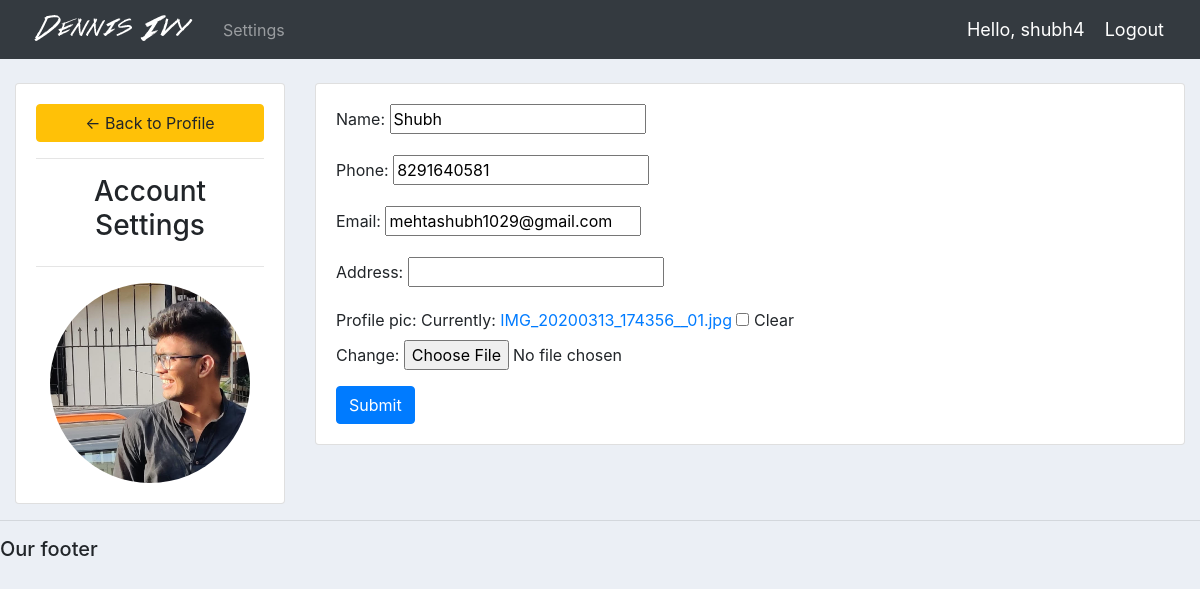
/account/ (signed in), run on the app's committed database.
### accounts/models.py (models this page shows, shortened)
class Customer(models.Model):
    user = models.OneToOneField(User,null=True,blank=True,on_delete=models.CASCADE)
    name = models.CharField(max_length=200, null=True)
    phone = PhoneNumberField(null=True)
    email = models.CharField(max_length=200, null=True)
    address = models.CharField(max_length=200, null=True)
    profile_pic = models.ImageField(default='images/profile.png',null=True,blank=True)
    date_created = models.DateTimeField(auto_now_add=True)

### accounts/decorators.py (the view)
        def wrapper_func(request,*args, **kwargs):
            group = None
            if request.user.groups.exists():
                group = request.user.groups.all()[0].name
            if group in allowed_roles:
                return view_func(request,*args, **kwargs)
            else:
                return HttpResponse('You are not authorized to view this page')

### accounts/forms.py
class CustomerForm(ModelForm):
    class Meta:
        model = Customer
        fields = '__all__'
        exclude = ['user']

### accounts/views.py (called while the page is built)
@login_required(login_url='login')
@allowed_users(allowed_roles=['customer'])
def accountSettings(request):
    customer = request.user.customer
    form = CustomerForm(instance=customer)
    if request.method == 'POST':
        form = CustomerForm(request.POST,request.FILES,instance=customer)
        if form.is_valid():
            form.save()
    context={'form':form}
    return render(request,'accounts/accounts_setting.html',context)

### accounts/templates/accounts/accounts_setting.html (shortened to what this page needs)
{%  extends 'accounts/main.html' %}
{% load static %}
{% block content %}
<br>
<div class="row">
	<div class="col-md-3">
		<div class="card card-body">
			<a class="btn btn-warning" href="{% url 'home' %}"> &#8592; Back to Profile</a>
			<hr>
			<h3 style="text-align: center">Account Settings</h3>
			<hr>
			<img class="profile-pic" src="{{request.user.customer.profile_pic.url}}" >
		</div>
	</div>
	<div class="col-md-9">
		<div class="card card-body">
			<form method="POST" action="" enctype="multipart/form-data">
                {{form.as_p}}
			<input class="btn btn-primary" type="submit" name="Update Information">
			</form>
		</div>
	</div>
</div>
{% endblock %}

### accounts/templates/accounts/navbar.html (shortened to what this page needs)
{% load static %}
<nav class="navbar navbar-expand-lg navbar-dark bg-dark">
 <img src="{% static 'images/logo.png' %}">
  <div class="collapse navbar-collapse" id="navbarNav">
    <ul class="navbar-nav">
      {% if request.user.is_staff %}
      <li class="nav-item active">
        <a class="nav-link" href="{% url 'home' %}">Dashboard</a>
      </li>
      <li class="nav-item">
        <a class="nav-link" href="{% url 'products' %}">Products</a>
      </li>
      {% else %}
      <li class="nav-item">
        <a class="nav-link" href="{% url 'account' %}">Settings</a>
      </li>
      {% endif %}
    </ul>
  </div>
  <span class="hello-msg">Hello, {{request.user}}</span>
  <span ><a  class="hello-msg" href="{% url 'logout' %}">Logout</a></span>
</nav>

### static/css/main.css (style rules this page uses)
body { background-color: #ebeff5; }

### accounts/templates/accounts/navbar.html (style rules this page uses)
.hello-msg { font-size: 18px; color: #fff; margin-right: 20px; }

### accounts/templates/accounts/accounts_setting.html (style rules this page uses)
.profile-pic { max-width: 200px; max-height:200px; margin: 0 auto; border-radius: 50%; }

### data on the page
Customer: name "Shubh", phone "8291640581", email "mehtashubh1029@gmail.com"

### other printed values
{{ request.user }} "shubh4"
